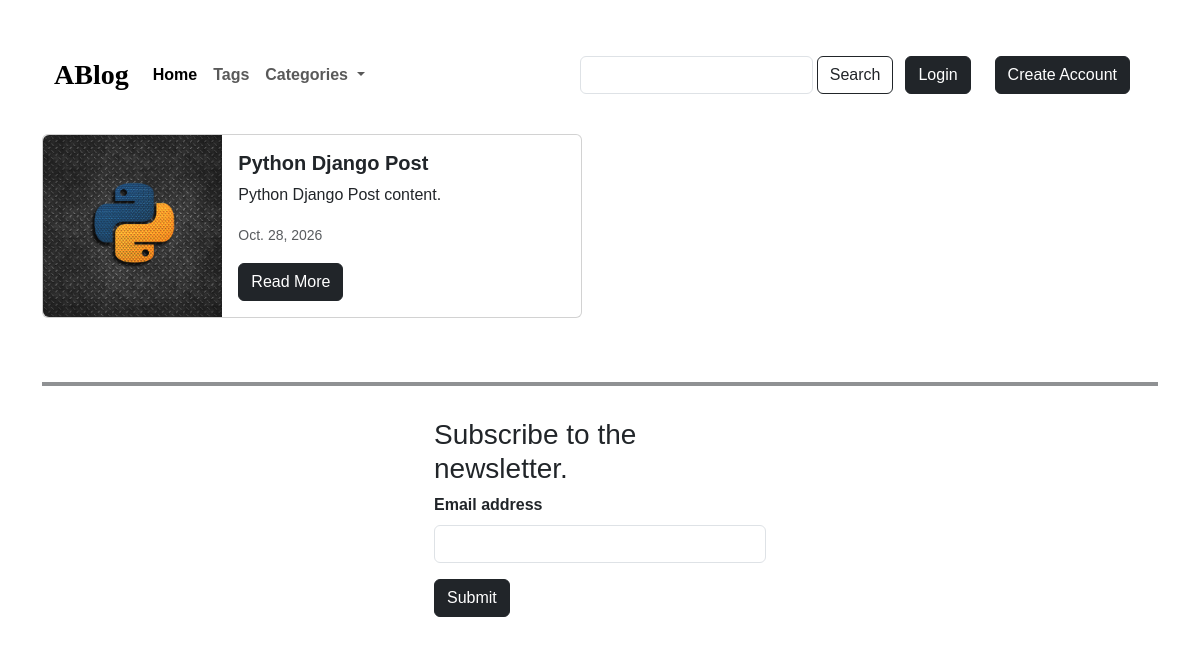
Page /tags/1/ on the committed database.
### posts/models.py (models this page shows, shortened)
class Post(models.Model):
    post_title = models.CharField(max_length=60)
    post_content = models.TextField()
    pundlished_date = models.DateField(auto_now=True)
    tags = models.ManyToManyField('Tag', blank=True)
    post_image = models.ImageField(upload_to='post', default='post/1.png')

### posts/views.py (the view)
# urls.py: path("tags/<int:pk>/", views.TagView.as_view(), name='tags'),
class TagView(DetailView):
    model = Tag
    template_name = 'posts/tags.html'
    context_object_name = 'tag'
    def get_context_data(self, **kwargs):
        context = super().get_context_data(**kwargs)
        context['posts'] = self.object.post_set.all()
        return context

### posts/context_processors.py (called while the page is built)
def categories(request):
    categories = [
    "Technology",
    "Programming",
    "Web Development"
    ]
    return {'categories': categories}

### posts/templates/posts/tags.html (shortened to what this page needs)
{% extends 'base.html' %}
{% block body %}
    {% for post in posts %}
        {% include 'posts/includes/postcard.html' with post=post %}
    {% endfor %}
{% endblock body %}

### posts/templates/posts/includes/postcard.html
<div class="col-sm-6 mb-3 mb-sm-0">
            <div class="card mb-3" style="max-width: 540px;">
                <div class="row g-0">
                    <div class="col-md-4">
                        <div class="image-container">
                            <img src="{{ post.post_image.url }}" class="img-fluid rounded-start" alt="...">
                        </div>
                    </div>
                    <div class="col-md-8">
                        <div class="card-body">
                            <h5 class="card-title fw-bold">{{ post.post_title|title }}</h5>
                            <p class="card-text fw-normal">{{ post.post_content|truncatewords:5 }}</p>
                            <p class="card-text fw-normal"><small class="text-body-secondary"> {{ post.pundlished_date }} </small></p>
                            <a href="{% url 'post' post.id %}" class="btn btn-dark">Read More</a>
                        </div>
                    </div>
                </div>
            </div>
</div>

### templates/base.html (style rules this page uses)
.container div, h1 { font-family: sans-serif; font-weight: 600; }
.image-container { height: 100%; overflow: hidden; }
.image-container img { height: 100%; width: 100%; object-fit: cover; }

### rows in the picture
Post: post_image (picture), post_title "Python Django Post", post_content "Python Django Post content.", pundlished_date "Oct. 28, 2026"
